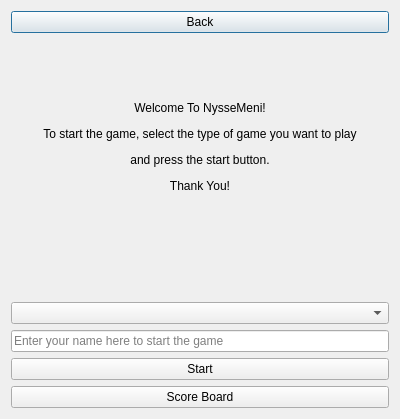
<?xml version="1.0" encoding="UTF-8"?>
<ui version="4.0">
 <class>StartDialog</class>
 <widget class="QDialog" name="StartDialog">
  <property name="geometry">
   <rect>
    <x>0</x>
    <y>0</y>
    <width>400</width>
    <height>419</height>
   </rect>
  </property>
  <property name="windowTitle">
   <string>Dialog</string>
  </property>
  <layout class="QVBoxLayout" name="verticalLayout">
   <item>
    <widget class="QPushButton" name="backButton">
     <property name="text">
      <string>Back</string>
     </property>
    </widget>
   </item>
   <item>
    <widget class="QLabel" name="summary">
     <property name="text">
      <string>&lt;html&gt;&lt;head/&gt;&lt;body&gt;&lt;p align=&quot;center&quot;&gt;Welcome To NysseMeni!&lt;/p&gt;&lt;p align=&quot;center&quot;&gt;To start the game, select the type of game you want to play&lt;/p&gt;&lt;p align=&quot;center&quot;&gt;and press the start button.&lt;/p&gt;&lt;p align=&quot;center&quot;&gt;Thank You!&lt;/p&gt;&lt;p&gt;&lt;br/&gt;&lt;/p&gt;&lt;/body&gt;&lt;/html&gt;</string>
     </property>
     <property name="scaledContents">
      <bool>false</bool>
     </property>
     <property name="wordWrap">
      <bool>true</bool>
     </property>
    </widget>
   </item>
   <item>
    <widget class="QComboBox" name="gameTypeSelect">
     <property name="currentText">
      <string/>
     </property>
    </widget>
   </item>
   <item>
    <widget class="QLineEdit" name="playerName">
     <property name="placeholderText">
      <string>Enter your name here to start the game</string>
     </property>
    </widget>
   </item>
   <item>
    <widget class="QPushButton" name="StartButton">
     <property name="text">
      <string>Start</string>
     </property>
    </widget>
   </item>
   <item>
    <widget class="QPushButton" name="ScoresButton">
     <property name="text">
      <string>Score Board</string>
     </property>
    </widget>
   </item>
  </layout>
 </widget>
 <resources/>
 <connections>
  <connection>
   <sender>StartButton</sender>
   <signal>clicked()</signal>
   <receiver>StartDialog</receiver>
   <slot>accept()</slot>
   <hints>
    <hint type="sourcelabel">
     <x>217</x>
     <y>341</y>
    </hint>
    <hint type="destinationlabel">
     <x>199</x>
     <y>149</y>
    </hint>
   </hints>
  </connection>
 </connections>
</ui>
